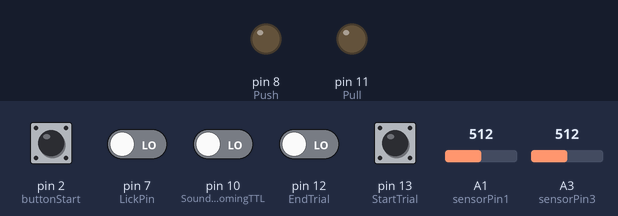
A sketch run on a simulated Arduino Uno, built with avr-gcc and run on an emulated ATmega328P. On the bench: output pins drawn as LEDs (lit = HIGH). Dashed ring = blinking. The test bench sets the inputs (shaded band); at power-on: pin 2 (buttonStart), pin 7 (LickPin), pin 10 (SoundIncomingTTL), pin 12 (EndTrial), pin 13 (StartTrial) LOW, A3 (sensorPin3) = 512, A1 (sensorPin1) = 512. What the sketch prints to the serial monitor is not drawn.

Above: at 1.2 s.
1.3 s: pin 2 (buttonStart) pulled HIGH for 0.15 s
At 2.5 s:
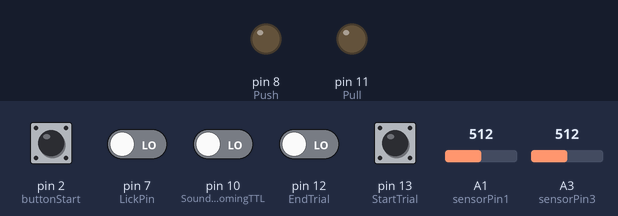
2.9 s: A3 (sensorPin3) set to 523
At 4.7 s:
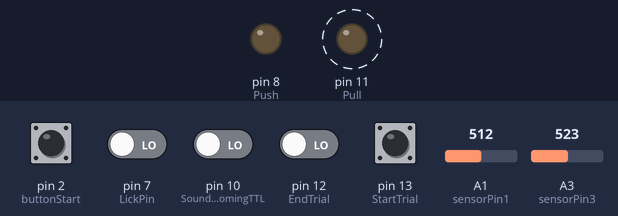
7.4 s: A3 (sensorPin3) set to 716
Timing chart, 0 to 11.1 s (numbered marks = the images above; inputs shaded):
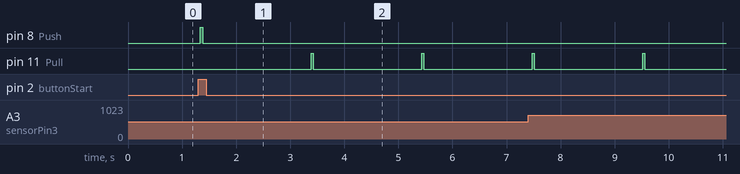

Measured:
- the behaviour switches between 515 and 516 on A3 (sensorPin3) (found by bisection; images 1 and 2)
- after the input at 1.3 s, pin 8 (Push): LOW → HIGH at once, → LOW 0.04 s later
- after the input at 2.9 s, pin 11 (Pull): alternates HIGH for 0.04 s and LOW for 2.0 s, starting after 0.49 s

The sketch:

2ndArduino_Pull.ino
```cpp
  //#include <Adafruit_MPR121.h>

  #include <Wire.h>      // Include I2C communication library

// Define analog sensor input pins (potentiometers)
int sensorPin1 = A1;    // Input for potentiometer 1 (X-axis)
int sensorPin3 = A3;    // Input for potentiometer 2 (Y-axis)

// Interval variable for random timing (unused in this version)
int interval_randomtime = 0;

// Define digital pins for behavioral events and outputs
const int LickPin = 7;          // Digital input for lick detection
unsigned long Time = 0;         // Global time variable for delays
const int Push = 8;             // Digital output for "push" action
const int Pull = 11;            // Digital output for "pull" action

// Trial control digital pins
const int StartTrial = 13;      // Digital input to signal start of trial (original comment: "TrailStart From A0 Input")
const int EndTrial = 12;        // Digital input to signal end of trial (original comment: "TrailEnd From A1 Input")
const int SoundIncomingTTL = 10;// Digital input for incoming sound TTL signal

// Variables to store the state of various inputs
int StartState = 0;
int EndState = 0;
int SoundITTlState = 0;

// "Candado" means "lock" in Spanish. These variables serve as locks/flags to control state changes.
int Candado = 0;
int Candado2 = 0;
int Candado3 = 0;

// Variables for lick sensor and start button states
int LickState = 0;
int ButtonState = 0;
int buttonStart = 2;          // Digital input for a start button

// Function prototype to compute the median from an array of samples
int getMedian(int values[], int size);
const int SamplesforMedian = 100; // Number of samples to use for median filtering

// Variables and arrays for smoothing analog readings (moving average) for the X-axis sensor
const int numReadings = 12;     // Number of readings for smoothing (X-axis)
int readings[numReadings];      // Array to hold readings for X-axis
int readIndex_X = 0;            // Current index in the readings array (X-axis)
int total_X = 0;                // Running total of X-axis readings
int average_X = 0;              // Computed average for X-axis

// Variables and arrays for smoothing analog readings (moving average) for the Y-axis sensor
const int numReadings2 = 12;    // Number of readings for smoothing (Y-axis)
int readings2[numReadings2];    // Array to hold readings for Y-axis
int readIndex_Y = 0;            // Current index in the readings array (Y-axis)
int total_Y = 0;                // Running total of Y-axis readings
int average_Y = 0;              // Computed average for Y-axis

// Variables to store median values for each potentiometer (used as baseline thresholds)
int pot2Median;
int pot1Median;

// Calibration values
// Note: "10 values are close 1mm displacement"
int PushValue = 511;
int PushValueYaxis = 514;
int PullValue = 300;
int PullValueYaxis = 300;

// Variables to store the current sensor values after smoothing
int sensorValue1 = 0;  // Smoothed sensor value from sensorPin1 (X-axis)
int sensorValue3 = 0;  // Smoothed sensor value from sensorPin3 (Y-axis)

int Start = 0;       // Flag to indicate if the trial has started

//------------------------------------------------------
// Setup function: runs once at startup
//------------------------------------------------------
void setup() {
  Serial.begin(500000); // Initialize serial communication at 500000 baud

  // Set pin modes for inputs and outputs
  pinMode(LickPin, INPUT);
  pinMode(buttonStart, INPUT);
  pinMode(StartTrial, INPUT);
  pinMode(EndTrial, INPUT);
  pinMode(SoundIncomingTTL, INPUT);
  pinMode(Push, OUTPUT);
  pinMode(Pull, OUTPUT);

  // Initialize push and pull outputs to LOW
  digitalWrite(Push, LOW);
  digitalWrite(Pull, LOW);

  // Initialize the readings array for the X-axis sensor to zero
  for (int i = 0; i < numReadings; i++) {
    readings[i] = 0;
  }

}

//------------------------------------------------------
// Main loop: runs repeatedly
//------------------------------------------------------
void loop() {
  // Get current time in milliseconds
  unsigned long currentMillis = millis();

  // Read the state of the start button
  ButtonState = digitalRead(buttonStart);

  // If the start button is pressed, begin the trial sequence
  if (ButtonState == HIGH) {
    Start = 1;
    // Log the trial start event (format: timestamp.code.value)
    Serial.print(currentMillis); Serial.print("."); Serial.print(50); Serial.print("."); Serial.println(1);
    // Example: sfx.playTrack("T06     WAV");  // Sound effect trigger (currently commented out)

    // Collect multiple samples to determine the baseline (median) for each sensor
    int pot1Samples[SamplesforMedian];
    int pot2Samples[SamplesforMedian];
    for (int i = 0; i < SamplesforMedian; i++) {
      pot1Samples[i] = analogRead(sensorPin1);
      pot2Samples[i] = analogRead(sensorPin3);
    }
    // Calculate median values to smooth the baseline readings
    pot1Median = getMedian(pot1Samples, SamplesforMedian);
    pot2Median = getMedian(pot2Samples, SamplesforMedian);

    // Main trial loop: remains active while Start flag is true
    while (Start == 1) {
      // Read current analog sensor values and digital states
      sensorValue1 = analogRead(sensorPin1);
      sensorValue3 = analogRead(sensorPin3);
      LickState = digitalRead(LickPin);
      StartState = digitalRead(StartTrial);
      EndState = digitalRead(EndTrial);
      SoundITTlState = digitalRead(SoundIncomingTTL);

      // Update joystick (smoothed sensor) values and log them
      Joystick();
      currentMillis = millis();  // Update current time

      // Set the lock variable to allow one action per event
      Candado = 1;

      // Check for a "push" event:
      // If the X sensor value is at least 50 units below its median and the Y sensor is at or below its median,
      // then execute the push action.
      if (sensorValue1 <= pot1Median - 50 && sensorValue3 <= pot2Median && Candado == 1) {
        Joystick();           // Update joystick readings again
        Candado = 0;          // Lock to prevent repeat action immediately
        digitalWrite(Push, HIGH);  // Activate push output
        Serial.print(currentMillis); Serial.print("."); Serial.print(55); Serial.print("."); Serial.println(1);
        delay(40);            // Brief delay while push is active
        digitalWrite(Push, LOW);   // Deactivate push output

        // Wait for 2000 ms while continuing to update joystick values
        Time = millis();
        while (millis() - Time <= 2000) {
          Joystick();
        }
      }

      // Check for a "pull" event:
      // If the X sensor value is at or above its median and the Y sensor is at least 4 units above its median,
      // then execute the pull action.
      if (sensorValue1 >= pot1Median && sensorValue3 >= pot2Median + 4 && Candado == 1) {
        Joystick();           // Update joystick readings again
        Candado = 0;          // Lock to prevent repeat action immediately
        digitalWrite(Pull, HIGH);  // Activate pull output
        Serial.print(currentMillis); Serial.print("."); Serial.print(66); Serial.print("."); Serial.println(1);
        delay(40);            // Brief delay while pull is active
        digitalWrite(Pull, LOW);   // Deactivate pull output

        // Wait for 2000 ms while continuing to update joystick values
        Time = millis();
        while (millis() - Time <= 2000) {
          Joystick();
        }
      }

      // --- Commented-out code for handling trial end ---
      // if (EndState == HIGH && Candado2 == 1) {
      //     Serial.print(currentMillis); Serial.print("."); Serial.print(10); Serial.print("."); Serial.println(2);
      //     delay(50);
      //     Candado = 0;
      //     Candado2 = 0;
      // }

      // Check if the lick sensor is activated; log the event if true
      if (LickState == HIGH) {
        Serial.print(currentMillis); Serial.print("."); Serial.print(17); Serial.print("."); Serial.println(1);
      }
      // (Else branch is empty, meaning no action when the lick sensor is off)
    }
  }
}

//------------------------------------------------------
// Function: getMedian
// Purpose: Calculate the median of an integer array.
// The function sorts the array and returns the median value.
//------------------------------------------------------
int getMedian(int values[], int size) {
  // Sort the array using a simple bubble sort algorithm
  for (int i = 0; i < size - 1; i++) {
    for (int j = i + 1; j < size; j++) {
      if (values[i] > values[j]) {
        int temp = values[i];
        values[i] = values[j];
        values[j] = temp;
      }
    }
  }

  // Calculate and return the median
  if (size % 2 == 0) {
    return (values[size / 2 - 1] + values[size / 2]) / 2;
  } else {
    return values[size / 2];
  }
}

//------------------------------------------------------
// Function: Joystick
// Purpose: Smooth the analog readings for both sensors (X and Y) using a moving average.
//          The function updates the smoothed sensor values and logs them via serial.
//------------------------------------------------------
void Joystick() {
  unsigned long currentMillis = millis();

  // Subtract the oldest readings from the totals
  total_X = total_X - readings[readIndex_X];
  total_Y = total_Y - readings2[readIndex_Y];

  // Read new sensor values and store them in the arrays
  readings[readIndex_X] = analogRead(sensorPin1);
  readings2[readIndex_Y] = analogRead(sensorPin3);

  // Add the new readings to the totals
  total_X = total_X + readings[readIndex_X];
  total_Y = total_Y + readings2[readIndex_Y];

  // Advance to the next position in the arrays
  readIndex_X++;
  readIndex_Y++;

  // Wrap around to the beginning of the array if needed
  if (readIndex_X >= numReadings) {
    readIndex_X = 0;
  }
  if (readIndex_Y >= numReadings2) {
    readIndex_Y = 0;
  }

  // Calculate the moving average for both sensors
  average_X = total_X / numReadings;
  average_Y = total_Y / numReadings2;

  // Update the sensor values with the smoothed (averaged) readings
  sensorValue1 = average_X;
  sensorValue3 = average_Y;

  // Log the smoothed sensor values via serial
  Serial.print(currentMillis); Serial.print("."); Serial.print(1); Serial.print("."); Serial.println(sensorValue1);
  Serial.print(currentMillis); Serial.print("."); Serial.print(2); Serial.print("."); Serial.println(sensorValue3);

  // (Optional debugging prints commented out below)
  // Serial.print("JS_X:");
  // Serial.print(average_X);
  // Serial.print(",");
  // Serial.print("JS_Y:");
  // Serial.println(average_Y);
  // delay(20);
}

//------------------------------------------------------
// Function: Interval
// Purpose: Maintain a delay period while continuously updating joystick readings.
//------------------------------------------------------
void Interval() {
  Time = millis();
  interval_randomtime = 1000;  // Set interval duration to 1000 ms
  while (millis() - Time <= interval_randomtime) {
    Joystick();  // Continuously update joystick values during the interval
  }
}
```
